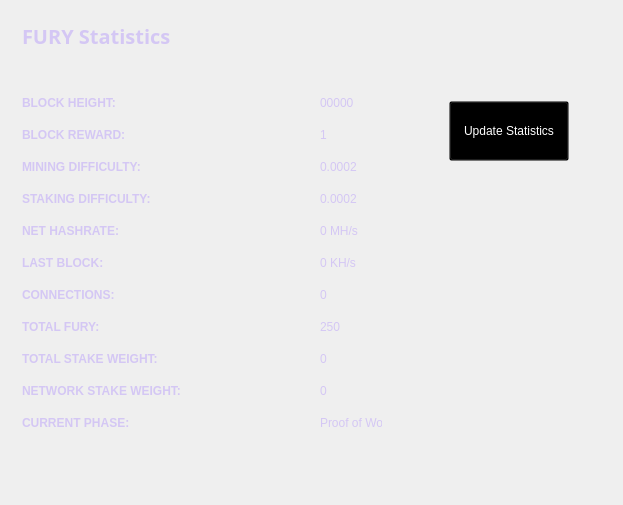
<?xml version="1.0" encoding="UTF-8"?>
<ui version="4.0">
 <class>StatisticsPage</class>
 <widget class="QWidget" name="StatisticsPage">
  <property name="windowModality">
   <enum>Qt::NonModal</enum>
  </property>
  <property name="geometry">
   <rect>
    <x>0</x>
    <y>0</y>
    <width>623</width>
    <height>505</height>
   </rect>
  </property>
  <property name="windowTitle">
   <string>Digging</string>
  </property>
  <property name="styleSheet">
   <string notr="true">color:#ffffff;
font-family:'Open Sans,sans-serif';</string>
  </property>
  <layout class="QGridLayout" name="gridLayout">
   <property name="sizeConstraint">
    <enum>QLayout::SetMaximumSize</enum>
   </property>
   <item row="0" column="1">
    <widget class="QFrame" name="frame">
     <property name="minimumSize">
      <size>
       <width>213</width>
       <height>0</height>
      </size>
     </property>
     <property name="frameShape">
      <enum>QFrame::NoFrame</enum>
     </property>
     <property name="frameShadow">
      <enum>QFrame::Raised</enum>
     </property>
     <widget class="QPushButton" name="startButton">
      <property name="geometry">
       <rect>
        <x>50</x>
        <y>90</y>
        <width>120</width>
        <height>60</height>
       </rect>
      </property>
      <property name="sizePolicy">
       <sizepolicy hsizetype="Fixed" vsizetype="Fixed">
        <horstretch>0</horstretch>
        <verstretch>0</verstretch>
       </sizepolicy>
      </property>
      <property name="minimumSize">
       <size>
        <width>120</width>
        <height>60</height>
       </size>
      </property>
      <property name="styleSheet">
       <string notr="true">background:transparent; color:white;</string>
      </property>
      <property name="text">
       <string>Update Statistics</string>
      </property>
     </widget>
    </widget>
   </item>
   <item row="0" column="0">
    <widget class="QFrame" name="gridFrame_2">
     <layout class="QGridLayout" name="gridLayout_4">
      <item row="3" column="0">
       <layout class="QFormLayout" name="formLayout_2">
        <property name="fieldGrowthPolicy">
         <enum>QFormLayout::FieldsStayAtSizeHint</enum>
        </property>
        <property name="horizontalSpacing">
         <number>139</number>
        </property>
        <property name="verticalSpacing">
         <number>18</number>
        </property>
        <property name="rightMargin">
         <number>0</number>
        </property>
        <item row="1" column="0">
         <widget class="QLabel" name="label_14">
          <property name="text">
           <string>&lt;html&gt;&lt;head/&gt;&lt;body&gt;&lt;p&gt;&lt;span style=&quot; font-weight:600; color:#D4C7F4;&quot;&gt;BLOCK HEIGHT:&lt;/span&gt;&lt;/p&gt;&lt;/body&gt;&lt;/html&gt;</string>
          </property>
         </widget>
        </item>
        <item row="1" column="1">
         <widget class="QLabel" name="heightBox">
          <property name="styleSheet">
           <string notr="true">color:#D4C7F4;</string>
          </property>
          <property name="text">
           <string>00000</string>
          </property>
         </widget>
        </item>
        <item row="2" column="0">
         <widget class="QLabel" name="label_12">
          <property name="text">
           <string>&lt;html&gt;&lt;head/&gt;&lt;body&gt;&lt;p&gt;&lt;span style=&quot; font-weight:600; color:#D4C7F4;&quot;&gt;BLOCK REWARD:&lt;/span&gt;&lt;/p&gt;&lt;/body&gt;&lt;/html&gt;</string>
          </property>
         </widget>
        </item>
        <item row="2" column="1">
         <widget class="QLabel" name="rewardBox">
          <property name="styleSheet">
           <string notr="true">color:#D4C7F4;</string>
          </property>
          <property name="text">
           <string>1</string>
          </property>
         </widget>
        </item>
        <item row="3" column="0">
         <widget class="QLabel" name="label_13">
          <property name="text">
           <string>&lt;html&gt;&lt;head/&gt;&lt;body&gt;&lt;p&gt;&lt;span style=&quot; font-weight:600; color:#D4C7F4;&quot;&gt;MINING DIFFICULTY:&lt;/span&gt;&lt;/p&gt;&lt;/body&gt;&lt;/html&gt;</string>
          </property>
         </widget>
        </item>
        <item row="3" column="1">
         <widget class="QLabel" name="diffBox">
          <property name="styleSheet">
           <string notr="true">color:#D4C7F4;</string>
          </property>
          <property name="text">
           <string>0.0002</string>
          </property>
         </widget>
        </item>
        <item row="4" column="0">
         <widget class="QLabel" name="label_9">
          <property name="text">
           <string>&lt;html&gt;&lt;head/&gt;&lt;body&gt;&lt;p&gt;&lt;span style=&quot; font-weight:600; color:#D4C7F4;&quot;&gt;STAKING DIFFICULTY:&lt;/span&gt;&lt;/p&gt;&lt;/body&gt;&lt;/html&gt;</string>
          </property>
         </widget>
        </item>
        <item row="4" column="1">
         <widget class="QLabel" name="diffBox2">
          <property name="styleSheet">
           <string notr="true">color:#D4C7F4;</string>
          </property>
          <property name="text">
           <string>0.0002</string>
          </property>
         </widget>
        </item>
        <item row="5" column="1">
         <widget class="QLabel" name="pawrateBox">
          <property name="styleSheet">
           <string notr="true">color:#D4C7F4;</string>
          </property>
          <property name="text">
           <string>0 MH/s</string>
          </property>
         </widget>
        </item>
        <item row="6" column="0">
         <widget class="QLabel" name="label3_2">
          <property name="sizePolicy">
           <sizepolicy hsizetype="Preferred" vsizetype="Maximum">
            <horstretch>0</horstretch>
            <verstretch>0</verstretch>
           </sizepolicy>
          </property>
          <property name="text">
           <string>&lt;html&gt;&lt;head/&gt;&lt;body&gt;&lt;p&gt;&lt;span style=&quot; font-weight:600; color:#D4C7F4;&quot;&gt;LAST BLOCK:&lt;/span&gt;&lt;/p&gt;&lt;/body&gt;&lt;/html&gt;</string>
          </property>
         </widget>
        </item>
        <item row="6" column="1">
         <widget class="QLabel" name="localBox">
          <property name="styleSheet">
           <string notr="true">color:#D4C7F4;</string>
          </property>
          <property name="text">
           <string>0 KH/s</string>
          </property>
         </widget>
        </item>
        <item row="7" column="0">
         <widget class="QLabel" name="label1_2">
          <property name="text">
           <string>&lt;html&gt;&lt;head/&gt;&lt;body&gt;&lt;p&gt;&lt;span style=&quot; font-weight:600; color:#D4C7F4;&quot;&gt;CONNECTIONS:&lt;/span&gt;&lt;/p&gt;&lt;/body&gt;&lt;/html&gt;</string>
          </property>
         </widget>
        </item>
        <item row="7" column="1">
         <widget class="QLabel" name="connectionBox">
          <property name="styleSheet">
           <string notr="true">color:#D4C7F4;</string>
          </property>
          <property name="text">
           <string>0</string>
          </property>
         </widget>
        </item>
        <item row="8" column="0">
         <widget class="QLabel" name="label_8">
          <property name="text">
           <string>&lt;html&gt;&lt;head/&gt;&lt;body&gt;&lt;p&gt;&lt;span style=&quot; font-weight:600; color:#D4C7F4;&quot;&gt;TOTAL FURY:&lt;/span&gt;&lt;/p&gt;&lt;/body&gt;&lt;/html&gt;</string>
          </property>
         </widget>
        </item>
        <item row="8" column="1">
         <widget class="QLabel" name="volumeBox">
          <property name="styleSheet">
           <string notr="true">color:#D4C7F4;</string>
          </property>
          <property name="text">
           <string>250</string>
          </property>
         </widget>
        </item>
        <item row="9" column="0">
         <widget class="QLabel" name="label_10">
          <property name="text">
           <string>&lt;html&gt;&lt;head/&gt;&lt;body&gt;&lt;p&gt;&lt;span style=&quot; font-weight:600; color:#D4C7F4;&quot;&gt;TOTAL STAKE WEIGHT:&lt;/span&gt;&lt;/p&gt;&lt;/body&gt;&lt;/html&gt;</string>
          </property>
         </widget>
        </item>
        <item row="9" column="1">
         <widget class="QLabel" name="minBox">
          <property name="styleSheet">
           <string notr="true">color:#D4C7F4;</string>
          </property>
          <property name="text">
           <string>0</string>
          </property>
         </widget>
        </item>
        <item row="10" column="0">
         <widget class="QLabel" name="label_11">
          <property name="text">
           <string>&lt;html&gt;&lt;head/&gt;&lt;body&gt;&lt;p&gt;&lt;span style=&quot; font-weight:600; color:#D4C7F4;&quot;&gt;NETWORK STAKE WEIGHT:&lt;/span&gt;&lt;/p&gt;&lt;/body&gt;&lt;/html&gt;</string>
          </property>
         </widget>
        </item>
        <item row="10" column="1">
         <widget class="QLabel" name="maxBox">
          <property name="styleSheet">
           <string notr="true">color:#D4C7F4;</string>
          </property>
          <property name="text">
           <string>0</string>
          </property>
         </widget>
        </item>
        <item row="11" column="0">
         <widget class="QLabel" name="label_15">
          <property name="text">
           <string>&lt;html&gt;&lt;head/&gt;&lt;body&gt;&lt;p&gt;&lt;span style=&quot; font-weight:600; color:#D4C7F4;&quot;&gt;CURRENT PHASE:&lt;/span&gt;&lt;/p&gt;&lt;/body&gt;&lt;/html&gt;</string>
          </property>
         </widget>
        </item>
        <item row="11" column="1">
         <widget class="QLabel" name="cBox">
          <property name="styleSheet">
           <string notr="true">color:#D4C7F4;</string>
          </property>
          <property name="text">
           <string>Proof of Work</string>
          </property>
         </widget>
        </item>
        <item row="5" column="0">
         <widget class="QLabel" name="label_16">
          <property name="text">
           <string>&lt;html&gt;&lt;head/&gt;&lt;body&gt;&lt;p&gt;&lt;span style=&quot; font-weight:600; color:#D4C7F4;&quot;&gt;NET HASHRATE:&lt;/span&gt;&lt;/p&gt;&lt;/body&gt;&lt;/html&gt;</string>
          </property>
         </widget>
        </item>
       </layout>
      </item>
      <item row="1" column="0">
       <layout class="QHBoxLayout" name="horizontalLayout_4">
        <property name="spacing">
         <number>7</number>
        </property>
        <item>
         <widget class="QLabel" name="label_5">
          <property name="font">
           <font>
            <family>Open Sans,sans-serif</family>
           </font>
          </property>
          <property name="text">
           <string>&lt;html&gt;&lt;head/&gt;&lt;body&gt;&lt;p&gt;&lt;span style=&quot; font-size:20px; font-weight:600; color:#D4C7F4;&quot;&gt;FURY Statistics&lt;/span&gt;&lt;/p&gt;&lt;/body&gt;&lt;/html&gt;</string>
          </property>
         </widget>
        </item>
        <item>
         <spacer name="horizontalSpacer_2">
          <property name="orientation">
           <enum>Qt::Horizontal</enum>
          </property>
          <property name="sizeHint" stdset="0">
           <size>
            <width>40</width>
            <height>20</height>
           </size>
          </property>
         </spacer>
        </item>
       </layout>
      </item>
      <item row="2" column="0">
       <spacer name="verticalSpacer_2">
        <property name="orientation">
         <enum>Qt::Vertical</enum>
        </property>
        <property name="sizeHint" stdset="0">
         <size>
          <width>20</width>
          <height>40</height>
         </size>
        </property>
       </spacer>
      </item>
     </layout>
    </widget>
   </item>
   <item row="1" column="0">
    <spacer name="verticalSpacer">
     <property name="orientation">
      <enum>Qt::Vertical</enum>
     </property>
     <property name="sizeHint" stdset="0">
      <size>
       <width>20</width>
       <height>40</height>
      </size>
     </property>
    </spacer>
   </item>
  </layout>
 </widget>
 <layoutdefault spacing="6" margin="11"/>
 <resources/>
 <connections/>
</ui>
